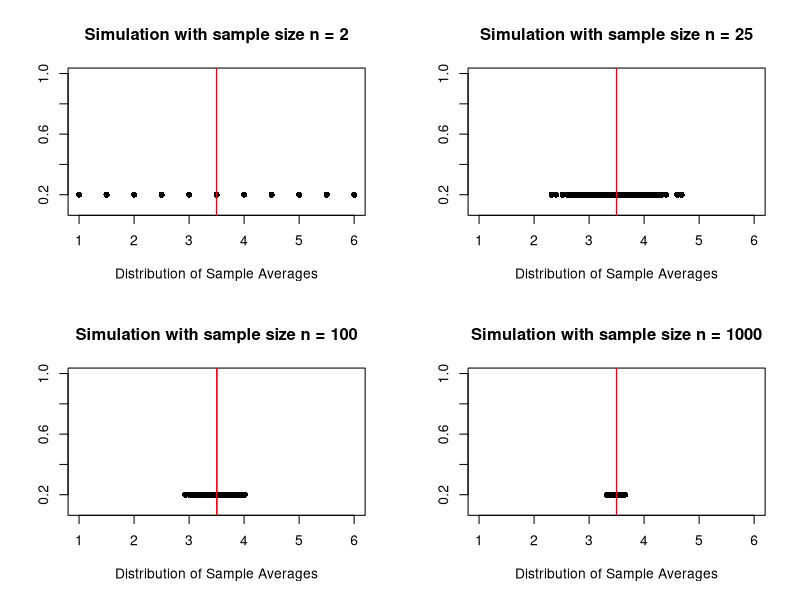

This chart was generated by the following R code:
# Problem 1 (Law of Large Numbers)
# Let X be a random variable representing the roll of a fair dice.
# Write the R code to show the Law of Large Numbers in action. Build a Monte Carlo experiment in which you set the sample size n equal to 2, 25, 100 and 1000 and
# 1. show that the range of variation of the sample average $\bar{X}$ shrinks.
# 2. represent graphically the four cases as in slide 18 in my Class 1 presentation. \\

# [0]
set.seed(1)
# [1]
LLN <- function(iteration, sample_size){
  # [2]
  mean_vector <- rep(0, iteration)
  title <- sprintf("Simulation with sample size n = %s", sample_size)
  # [3]
  for(n in 1:iteration){
    mean_vector[n] <- mean(sample(1:6, size = sample_size, replace = TRUE))
  }
  # [4]
  plot(mean_vector,
       rep(0.2, iteration),
       xlab = "Distribution of Sample Averages",
       ylab = "",
       xlim = c(1,6),
       ylim = c(0.1,1),
       pch = 16,
       main = title
       )
  # [5]
  abline(v = mean(mean_vector), col = "blue")
  abline(v = 3.5, col = "red")
}
par(mfrow=c(2,2))
# [6]
LLN(1000,2)
LLN(1000,25)
LLN(1000,100)
LLN(1000,1000)
